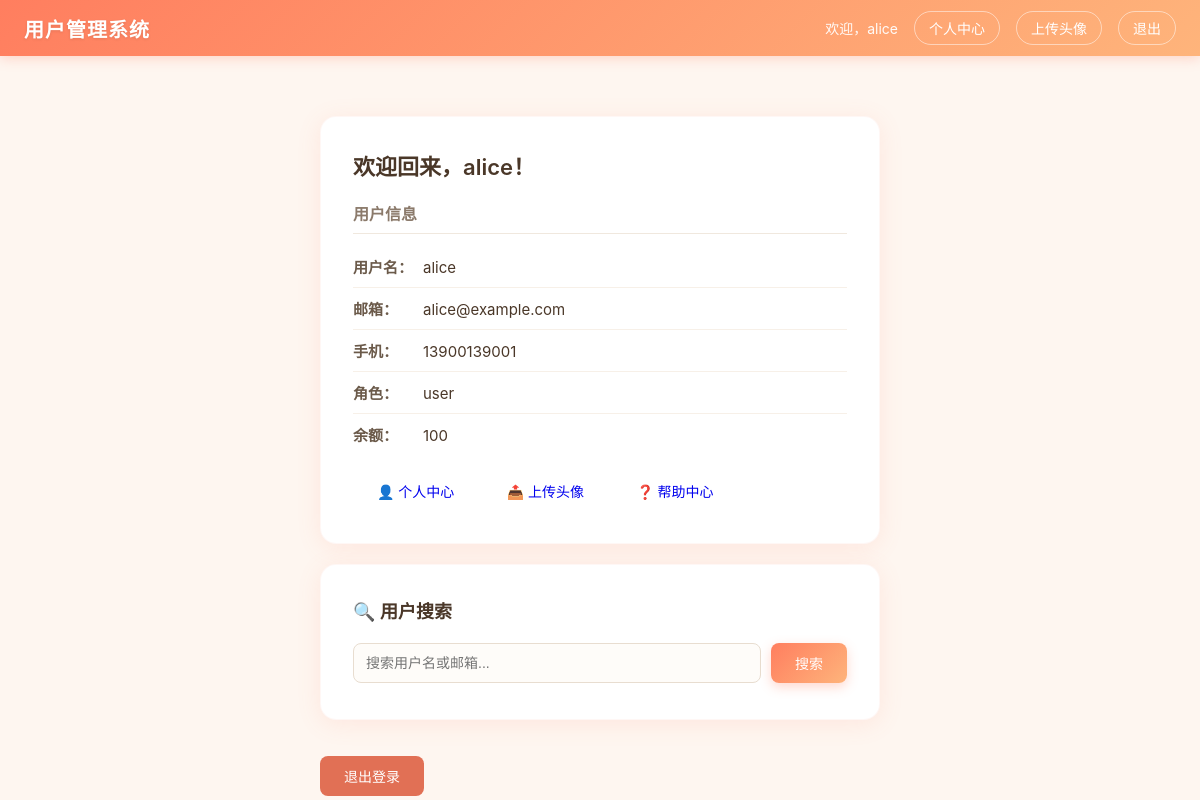
Page / (signed in) on the earlier database version.
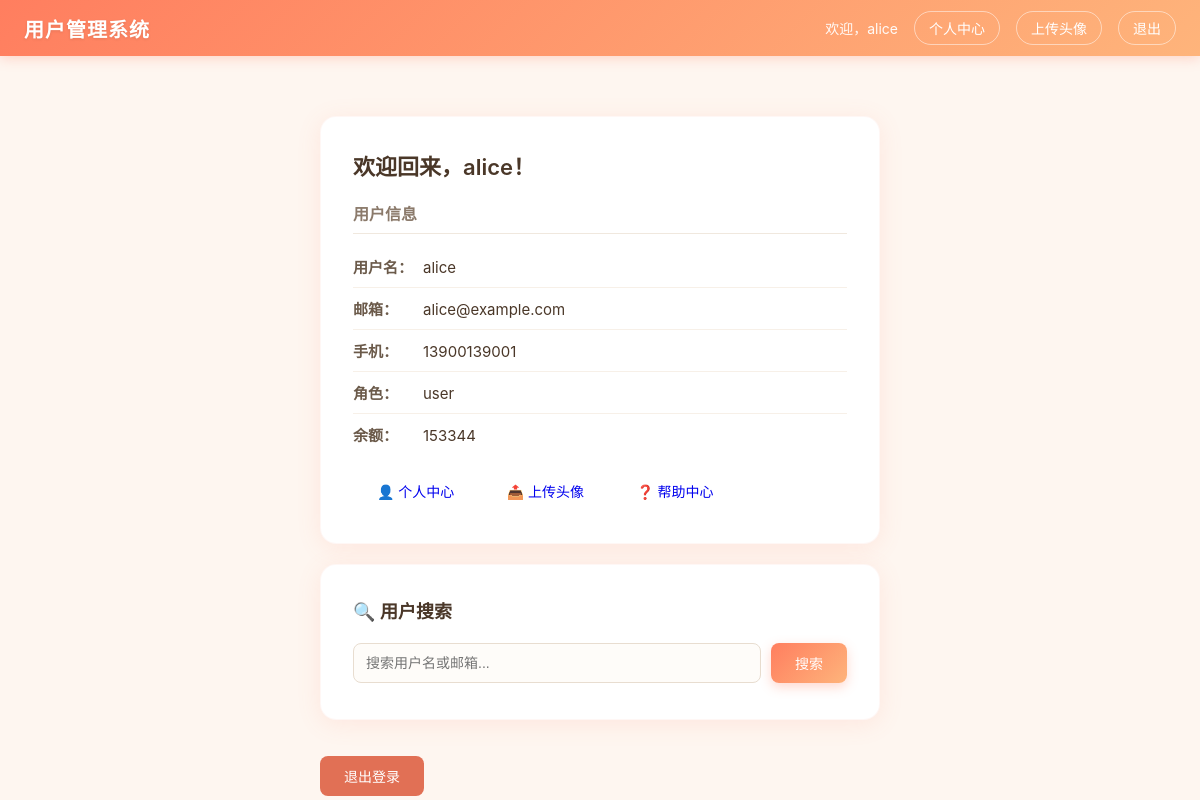
Same page on the later database version.
### tables this page shows
CREATE TABLE users (
            id INTEGER PRIMARY KEY AUTOINCREMENT,
            username TEXT UNIQUE NOT NULL,
            password TEXT NOT NULL,
            email TEXT,
            phone TEXT,
            role TEXT DEFAULT 'user',
            balance INTEGER DEFAULT 0
        );

### app.py (the view)
@app.route("/")
def index():
    username = session.get("username")
    user_info = get_user_info(username)
    return render_template("index.html", username=username, user=user_info, search_results=None, keyword="")

### app.py (called while the page is built)
def get_user_info(username):
    if not username:
        return None
    conn = sqlite3.connect("data/users.db")
    conn.row_factory = sqlite3.Row
    c = conn.cursor()
    c.execute("SELECT username, email, phone, role, balance FROM users WHERE username = ?", (username,))
    row = c.fetchone()
    conn.close()
    if row:
        return dict(row)
    return None

### templates/index.html (shortened to what this page needs)
{% extends "base.html" %}
{% block content %}
{% if page_content %}
    {{ page_content|safe }}
    <div style="text-align:center; margin-top:16px;">
        <a href="/" class="btn btn-secondary" style="font-size:14px; text-decoration:none;">返回首页</a>
    </div>
{% elif username and user %}
    <div class="card">
        <h2 class="card-title">欢迎回来，{{ username }}！</h2>
        <div class="user-info">
            <h3>用户信息</h3>
            <ul class="info-list">
                <li><span class="info-label">用户名：</span>{{ user.username }}</li>
                <li><span class="info-label">邮箱：</span>{{ user.email }}</li>
                <li><span class="info-label">手机：</span>{{ user.phone }}</li>
                <li><span class="info-label">角色：</span>{{ user.role }}</li>
                <li><span class="info-label">余额：</span>{{ user.balance }}</li>
            </ul>
            <div style="margin-top:16px;">
                <a href="/profile?user_id={{ session.get('user_id', 1) }}" class="btn btn-secondary" style="font-size:14px; text-decoration:none;">👤 个人中心</a>
                <a href="/upload" class="btn btn-secondary" style="font-size:14px; text-decoration:none;">📤 上传头像</a>
                <a href="/page?name=help" class="btn btn-secondary" style="font-size:14px; text-decoration:none;">❓ 帮助中心</a>
            </div>
        </div>
    </div>
    <div class="card">
        <h3 class="card-title" style="font-size:18px;">🔍 用户搜索</h3>
        <form method="GET" action="/search" class="search-form">
            <div class="search-group">
                <input type="text" id="keyword" name="keyword" class="search-input" placeholder="搜索用户名或邮箱..." value="{{ keyword }}" required>
                <button type="submit" class="btn btn-search">搜索</button>
            </div>
        </form>
    </div>
    <a href="/logout" class="btn btn-logout">退出登录</a>
{% else %}
    <div class="card">
        <h2 class="card-title">请先登录</h2>
        <p class="card-desc">您尚未登录，请先登录以访问用户管理系统。</p>
        <a href="/login" class="btn btn-primary">前往登录</a>
    </div>
{% endif %}
{% endblock %}

### templates/base.html (shortened to what this page needs)
<!DOCTYPE html>
<html lang="zh-CN">
<head>
    <link rel="stylesheet" href="/static/css/style.css">
</head>
<body>
    <nav class="navbar">
        <div class="nav-left">
            <span class="brand">用户管理系统</span>
        </div>
        <div class="nav-right">
            {% if session.get('username') %}
                <span class="nav-welcome">欢迎，{{ session['username'] }}</span>
                <a href="/profile?user_id={{ session.get('user_id', 1) }}" class="nav-link">个人中心</a>
                <a href="/upload" class="nav-link">上传头像</a>
                <a href="/logout" class="nav-link">退出</a>
            {% else %}
                <a href="/login" class="nav-link">登录</a>
                <a href="/register" class="nav-link">注册</a>
            {% endif %}
        </div>
    </nav>
    <main class="container">
        {% block content %}{% endblock %}
    </main>
</body>
</html>

Differences in the rows shown:
changed users "alice": balance "100" → "153344"
